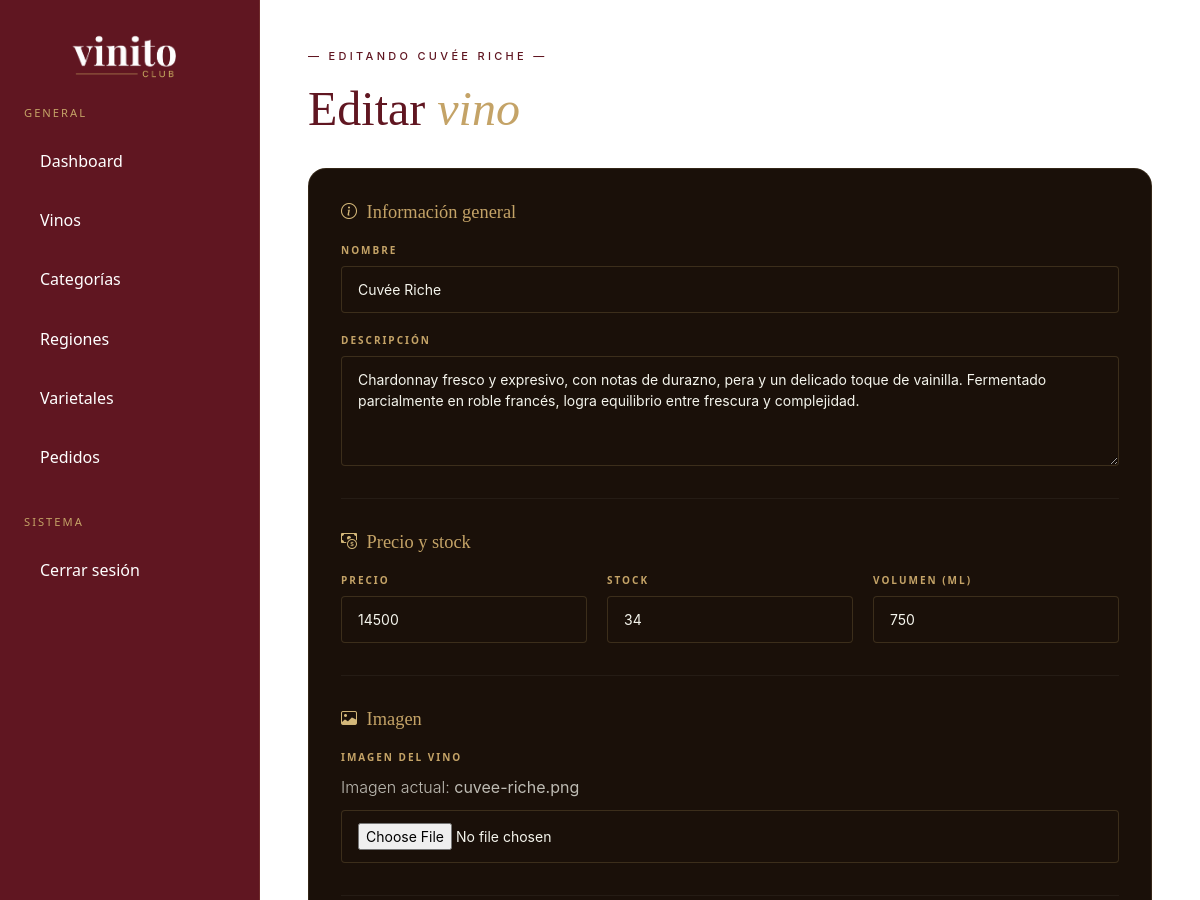
Page /admin/vino-editar.php?id=2 (signed in, upper part) on the earlier database version.
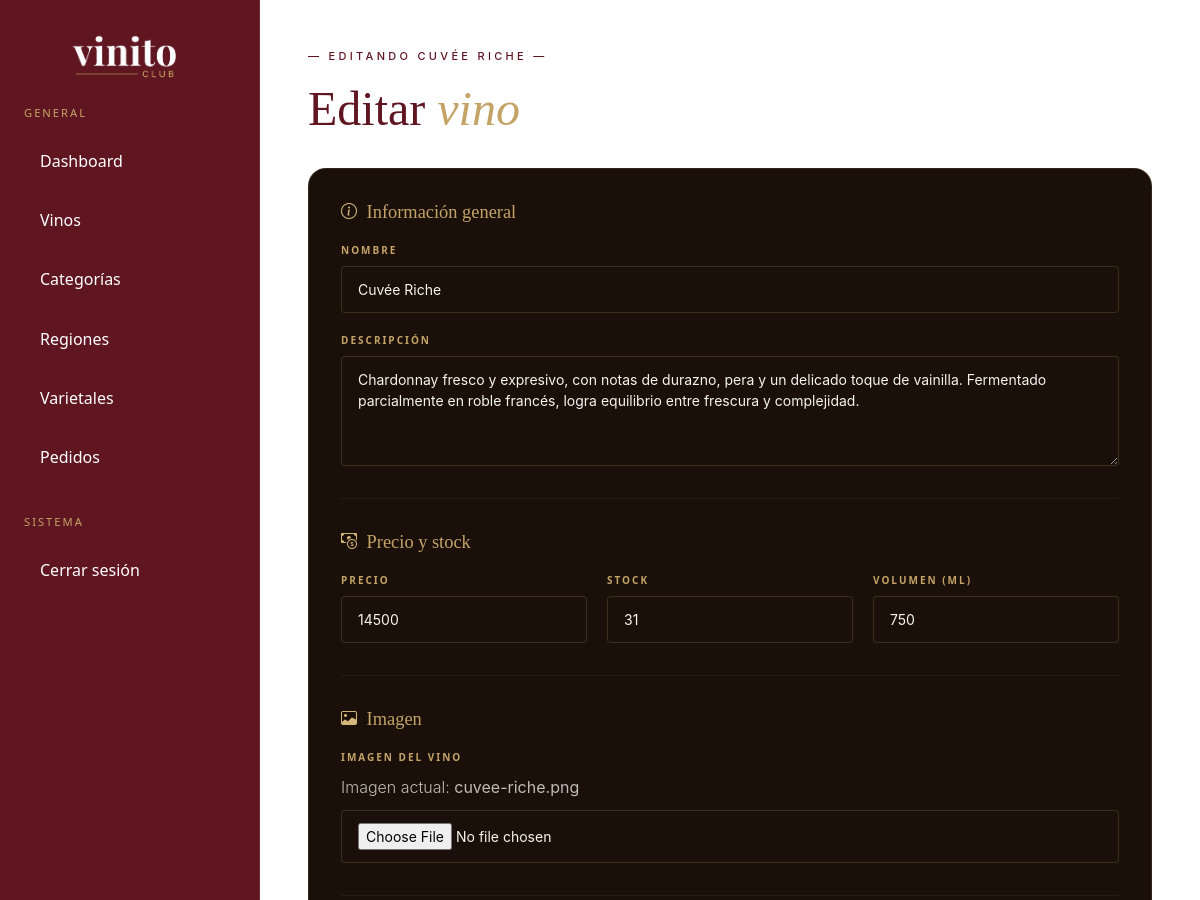
Same page on the later database version.
### tables this page shows
CREATE TABLE `vinos` (
  `id_vino` int NOT NULL,
  `nombre` varchar(150) NOT NULL,
  `descripcion` text NOT NULL,
  `precio` decimal(10,2) NOT NULL,
  `stock` int NOT NULL,
  `imagen` varchar(255) NOT NULL,
  `anio_cosecha` date NOT NULL,
  `volumen_ml` int NOT NULL,
  `temperatura_servicio` int NOT NULL,
  `bodega` varchar(100) NOT NULL,
  `categoria_id` int NOT NULL,
  `maridaje` varchar(255) NOT NULL,
  `destacado` tinyint(1) NOT NULL,
  `region_id` int DEFAULT NULL
);

### admin/vino-editar.php (called while the page is built, shortened)
<?php
require_once 'includes/header-admin.php';
require_once '../classes/Vino.php';
$id = $_GET['id'] ?? null;
$vino = Vino::vino_por_id((int)$id);
require_once 'vistas/vino-editar.php';
require_once 'includes/footer-admin.php';
?>

### classes/Vino.php (called while the page is built, shortened)
<?php
class Vino
{
    private string $nombre;
    private string $descripcion;
    private float $precio;
    private int $stock;
    private string $imagen;
    private int $volumen_ml;
    public function __construct(
        ?int $id_vino = null,
        string $nombre = '',
        string $descripcion = '',
        float $precio = 0,
        int $stock = 0,
        string $imagen = '',
        string $anio_cosecha = '',
        int $volumen_ml = 0,
        string $temperatura_servicio = '',
        string $bodega = '',
        int $categoria_id = 0,
        string $maridaje = '',
        int $destacado = 0,
        int $region_id = 0
    ) {
        $this->nombre = $nombre;
        $this->descripcion = $descripcion;
        $this->precio = $precio;
        $this->stock = $stock;
        $this->imagen = $imagen;
        $this->volumen_ml = $volumen_ml;
    }
    public static function vino_por_id(int $id): ?Vino
    {
        $conexion = (new Conexion())->getConexion();
        $query = "
            SELECT
                id_vino,
                nombre,
                descripcion,
                precio,
                stock,
                imagen,
                anio_cosecha,
                volumen_ml,
                temperatura_servicio,
                bodega,
                categoria_id,
                region_id,
                maridaje,
                destacado
            FROM vinos
            WHERE id_vino = :id_vino
        ";
        $stmt = $conexion->prepare($query);
        $stmt->setFetchMode(
            PDO::FETCH_CLASS | PDO::FETCH_PROPS_LATE,
            self::class
        );
        $stmt->execute([
            ':id_vino' => $id
        ]);
        return $stmt->fetch() ?: null;
    }
    public function getNombre(): string
    {
        return $this->nombre;
    }
    public function getDescripcion(): string
    {
        return $this->descripcion;
    }
    public function getPrecio(): float
    {
        return $this->precio;
    }
    public function getVolumenMl(): int
    {
        return $this->volumen_ml;
    }
    public function getStock(): int
    {
        return $this->stock;
    }
    public function getImagen(): string
    {
        return $this->imagen;
    }
}

### admin/vistas/vino-editar.php (the view, shortened to what the changed rows need)
<div class="admin-layout">
    <main class="admin-content">
        <header class="admin-header vinos-header">
            <div>
                <p class="section-label"> — EDITANDO <?= htmlspecialchars(mb_strtoupper($vino->getNombre())) ?> — </p>
                <h1 class="section-title">Editar <em>vino</em></h1>
            </div>
        </header>
        <section class="form-panel">
            <form method="POST" enctype="multipart/form-data">
                <div class="form-section">
                    <div class="form-grid">
                        <div class="form-group full">
                            <label class="form-label-custom">Nombre</label>
                            <input
                                type="text"
                                name="nombre"
                                class="form-control-custom"
                                value="<?= htmlspecialchars($vino->getNombre()) ?>"
                                required>
                        </div>
                        <div class="form-group full">
                            <label class="form-label-custom">Descripción</label>
                            <textarea
                                name="descripcion"
                                class="form-control-custom"
                                rows="4"
                                required><?= htmlspecialchars($vino->getDescripcion()) ?></textarea>
                        </div>
                    </div>
                </div>
                <div class="form-section">
                    <div class="form-grid form-grid-3">
                        <div class="form-group">
                            <label class="form-label-custom">Precio</label>
                            <input
                                type="number"
                                step="0.01"
                                name="precio"
                                class="form-control-custom"
                                value="<?= $vino->getPrecio() ?>"
                                required>
                        </div>
                        <div class="form-group">
                            <label class="form-label-custom">Stock</label>
                            <input
                                type="number"
                                name="stock"
                                class="form-control-custom"
                                value="<?= $vino->getStock() ?>"
                                min="0"
                                required>
                        </div>
                        <div class="form-group">
                            <label class="form-label-custom">Volumen (ml)</label>
                            <input
                                type="number"
                                name="volumen_ml"
                                class="form-control-custom"
                                min="0"
                                value="<?= $vino->getVolumenMl() ?>"
                                required>
                        </div>
                    </div>
                </div>
                <div class="form-section">
                    <div class="form-grid">
                        <div class="form-group full">
                            <p class="mb-2 hero-sub"> Imagen actual: <strong><?= htmlspecialchars($vino->getImagen()) ?></strong></p>
                        </div>
                    </div>
                </div>
            </form>
        </section>
    </main>
</div>

Differences in the rows shown:
changed vinos "cuvee-riche.png": stock "34" → "31"
